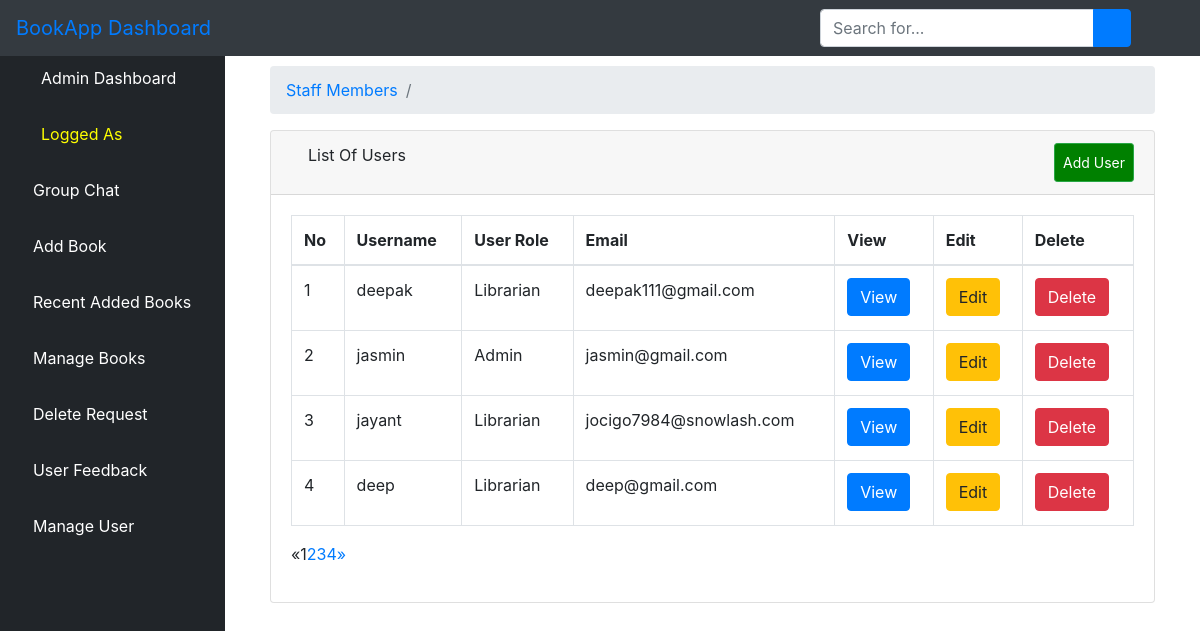
The page /aluser/ on the database its author committed.
### bookstore/models.py (models this page shows)
class User(AbstractUser):
    is_admin = models.BooleanField(default=False)
    is_Student = models.BooleanField(default=False)
    is_librarian = models.BooleanField(default=False)
    class Meta:
        swappable = 'AUTH_USER_MODEL'

### bookstore/views.py (the view)
# urls.py: path('aluser/', views.ListUserView.as_view(), name='aluser'),
class ListUserView(generic.ListView):
    model = User
    template_name = 'dashboard/list_users.html'
    context_object_name = 'users'
    paginate_by = 4
    def get_queryset(self):
        return User.objects.order_by('-id')

### bookstore/templates/dashboard/list_users.html (shortened to what this page needs)
{% extends 'dashboard/base.html' %}
{% block body %}
        <div class="container-fluid">
        <div class="row">
          <div class="col-12 mb-3">
          <div class="col-12 mb-3">
                <div id="content-wrapper">
        <div class="container-fluid">
            <ol class="breadcrumb">
                <li class="breadcrumb-item">
                    <a href="">Staff Members</a>
                </li>
                <li class="breadcrumb-item active"></li>
            </ol>
            <div class="card mb-3">
                <div class="card-header">
                    <i class="fas fa-table"></i>
                    List Of Users
                    <a  class="btn btn-sm btn-success" href="{% url 'create_user_form' %}" style="padding: 8px; float: right; background-color: green; color: white;">Add User</a>
                </div>
                <div class="card-body">
                    <div class="table-responsive">
                        <table class="table table-bordered" id="dataTable" width="100%" cellspacing="0">
                            <thead>
                            <tr>
                                <th>No</th>
                                <th>Username</th>
                                <th>User Role</th>
                                <th>Email</th>
                                <th>View</th>
                                <th>Edit</th>
                                <th>Delete</th>
                            </tr>
                            </thead>
                            <tbody>
                        {% if users %}
                            {% for user in users %}
                                <tr>
                                    <td>{{ forloop.counter }}</td>
                                    <td>{{ user.username }}</td>
                                    <td>{% if user.is_Student == True %}
                                      <p>Publisher</p>
                                    {% elif user.is_admin == True %}
                                      <p>Admin</p>
                                    {% else %}
                                    <p>Librarian</p>
                                      {% endif %}
                                    </td>
                                    <td>{{ user.email }}</td>
                                    <td>
                <a href="{% url 'alvuser' user.pk %}"><button type="button" class="btn btn-primary"> View</button></a>
                 </td>
                <td>
                <a href="{% url 'aeuser' user.pk %}"><button type="button" class="btn btn-warning"> Edit</button></a>
        </td>
        <td>
          <a href="{% url 'aduser' user.pk %}"><button type="button" class="btn btn-danger"> Delete</button></a></td>
                                </tr>
                            {% endfor %}
                        {% endif %}
                            </tbody>
                        </table>
                          {% if is_paginated %}
  <ul class="pagination">
    {% if page_obj.has_previous %}
      <li><a href="?page={{ page_obj.previous_page_number }}">&laquo;</a></li>
    {% else %}
      <li class="disabled"><span>&laquo;</span></li>
    {% endif %}
    {% for i in paginator.page_range %}
      {% if page_obj.number == i %}
        <li class="active"><span>{{ i }} <span class="sr-only">(current)</span></span></li>
      {% else %}
        <li><a href="?page={{ i }}">{{ i }}</a></li>
      {% endif %}
    {% endfor %}
    {% if page_obj.has_next %}
      <li><a href="?page={{ page_obj.next_page_number }}">&raquo;</a></li>
    {% else %}
      <li class="disabled"><span>&raquo;</span></li>
    {% endif %}
  </ul>
{% endif %}
                    </div>
                </div>
            </div>
        </div>
    </div>
          </div>
        </div>
      </div>
    </div>
{% endblock %}

### static/css/master.css (style rules this page uses)
html { scroll-behavior: smooth; }
li { list-style-type: none; }

### bookstore/templates/dashboard/base.html (style rules this page uses)
body { display: flex; flex-direction: column; min-height: 100vh; }

### rows shown on the page
User: username "deepak", is_Student "Librarian", email "deepak111@gmail.com"
User: username "jasmin", is_Student "Admin", email "jasmin@gmail.com"
User: username "jayant", is_Student "Librarian", email "jocigo7984@snowlash.com"
User: username "deep", is_Student "Librarian", email "deep@gmail.com"

### other values the page prints
{{ i }} "1"
{{ i }} "2" "3" "4"
